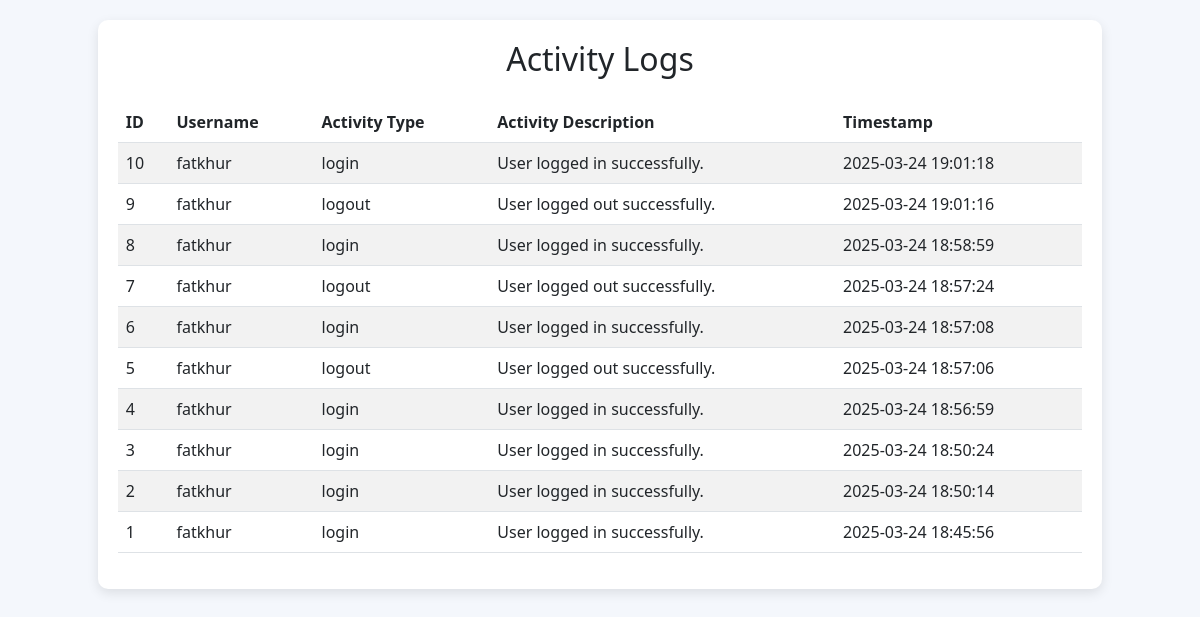
/view_logs.php (signed in), run on the app's committed database.
### tables this page shows
CREATE TABLE `activity_log` (
  `id` int(11) NOT NULL,
  `user_id` int(11) DEFAULT NULL,
  `activity_type` varchar(255) DEFAULT NULL,
  `activity_description` text DEFAULT NULL,
  `timestamp` timestamp NOT NULL DEFAULT current_timestamp()
);

CREATE TABLE `users` (
  `id` int(11) NOT NULL,
  `name` varchar(100) NOT NULL,
  `password` varchar(255) NOT NULL
);

### view_logs.php (the view, shortened to what this page needs)
<?php
include('start.php');
$sql = "SELECT a.id, u.name AS username, a.activity_type, a.activity_description, a.timestamp
        FROM activity_log a
        JOIN users u ON a.user_id = u.id
        ORDER BY a.timestamp DESC";
$result = mysqli_query($conn, $sql);
?>
<!DOCTYPE html>
<html lang="en">
<head>
    <link href="https://cdn.jsdelivr.net/npm/bootstrap@5.3.0-alpha1/dist/css/bootstrap.min.css" rel="stylesheet">
</head>
<body>
    <div class="container">
        <div class="table-container">
            <h2 class="text-center mb-4">Activity Logs</h2>
            <?php if (mysqli_num_rows($result) > 0): ?>
                <table class="table table-striped">
                    <thead>
                        <tr>
                            <th>ID</th>
                            <th>Username</th>
                            <th>Activity Type</th>
                            <th>Activity Description</th>
                            <th>Timestamp</th>
                        </tr>
                    </thead>
                    <tbody>
                        <?php while ($row = mysqli_fetch_assoc($result)): ?>
                            <tr>
                                <td><?php echo $row['id']; ?></td>
                                <td><?php echo htmlspecialchars($row['username']); ?></td>
                                <td><?php echo htmlspecialchars($row['activity_type']); ?></td>
                                <td><?php echo htmlspecialchars($row['activity_description']); ?></td>
                                <td><?php echo $row['timestamp']; ?></td>
                            </tr>
                        <?php endwhile; ?>
                    </tbody>
                </table>
            <?php else: ?>
                <div class="alert alert-warning text-center">No activity logs found.</div>
            <?php endif; ?>
        </div>
    </div>
</body>
</html>

### view_logs.php (style rules this page uses)
body { background-color: #f4f7fc; padding-top: 20px; }
.table-container { margin: 0 auto; max-width: 90%; padding: 20px; background: white; border-radius: 10px; box-shadow: 0px 4px 12px rgba(0, 0, 0, 0.1); }

### data on the page
activity_log: id "10", user.name "fatkhur", activity_type "login", activity_description "User logged in successfully.", timestamp "2025-03-24 19:01:18"
activity_log: id "9", user.name "fatkhur", activity_type "logout", activity_description "User logged out successfully.", timestamp "2025-03-24 19:01:16"
activity_log: id "8", user.name "fatkhur", activity_type "login", activity_description "User logged in successfully.", timestamp "2025-03-24 18:58:59"
activity_log: id "7", user.name "fatkhur", activity_type "logout", activity_description "User logged out successfully.", timestamp "2025-03-24 18:57:24"
activity_log: id "6", user.name "fatkhur", activity_type "login", activity_description "User logged in successfully.", timestamp "2025-03-24 18:57:08"
activity_log: id "5", user.name "fatkhur", activity_type "logout", activity_description "User logged out successfully.", timestamp "2025-03-24 18:57:06"
activity_log: id "4", user.name "fatkhur", activity_type "login", activity_description "User logged in successfully.", timestamp "2025-03-24 18:56:59"
activity_log: id "3", user.name "fatkhur", activity_type "login", activity_description "User logged in successfully.", timestamp "2025-03-24 18:50:24"
activity_log: id "2", user.name "fatkhur", activity_type "login", activity_description "User logged in successfully.", timestamp "2025-03-24 18:50:14"
activity_log: id "1", user.name "fatkhur", activity_type "login", activity_description "User logged in successfully.", timestamp "2025-03-24 18:45:56"
